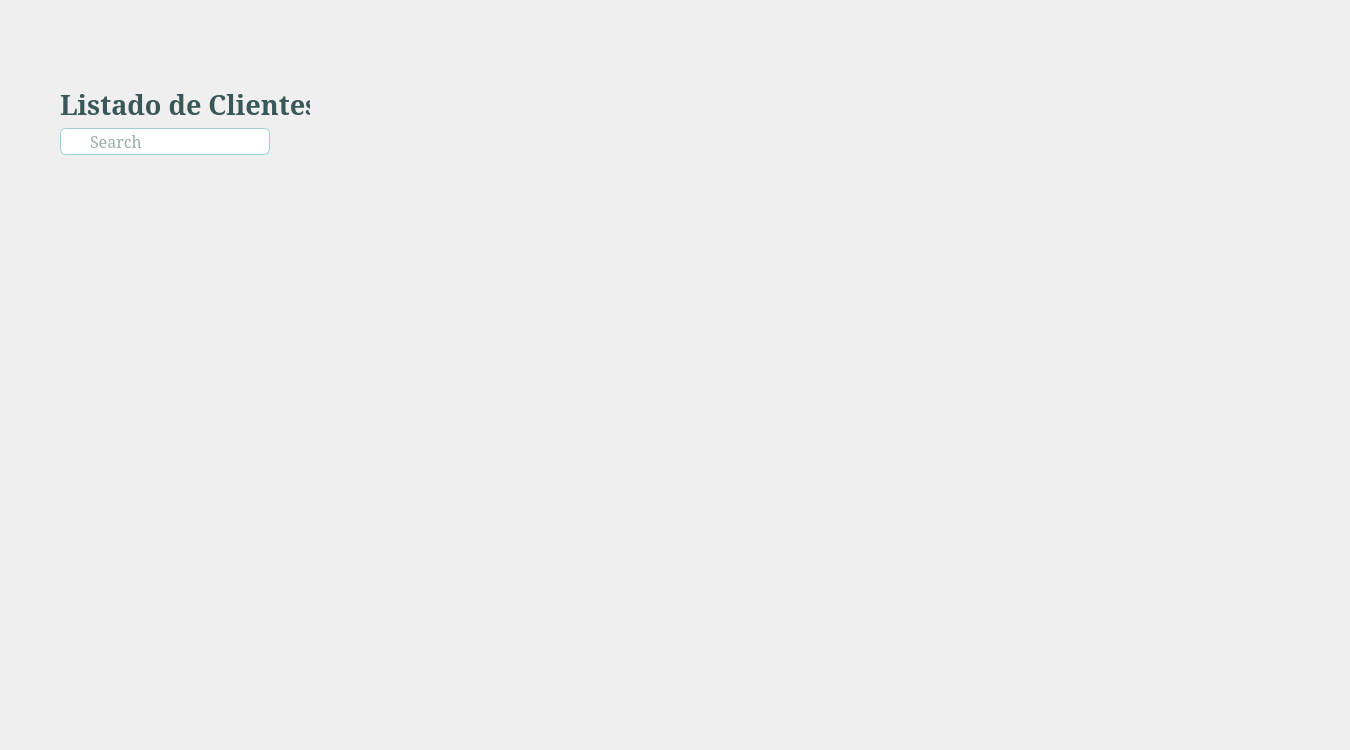
<?xml version="1.0" encoding="UTF-8"?>
<ui version="4.0">
 <class>ClientView</class>
 <widget class="QWidget" name="ClientView">
  <property name="geometry">
   <rect>
    <x>0</x>
    <y>0</y>
    <width>1350</width>
    <height>750</height>
   </rect>
  </property>
  <property name="windowTitle">
   <string>Form</string>
  </property>
  <layout class="QGridLayout" name="gridLayout_2">
   <item row="0" column="0">
    <layout class="QVBoxLayout" name="verticalLayout_2">
     <item>
      <spacer name="verticalSpacer">
       <property name="orientation">
        <enum>Qt::Vertical</enum>
       </property>
       <property name="sizeHint" stdset="0">
        <size>
         <width>20</width>
         <height>40</height>
        </size>
       </property>
      </spacer>
     </item>
     <item>
      <layout class="QHBoxLayout" name="horizontalLayout_2">
       <item>
        <spacer name="horizontalSpacer_3">
         <property name="orientation">
          <enum>Qt::Horizontal</enum>
         </property>
         <property name="sizeType">
          <enum>QSizePolicy::Minimum</enum>
         </property>
         <property name="sizeHint" stdset="0">
          <size>
           <width>40</width>
           <height>20</height>
          </size>
         </property>
        </spacer>
       </item>
       <item>
        <layout class="QVBoxLayout" name="verticalLayout">
         <property name="spacing">
          <number>9</number>
         </property>
         <property name="leftMargin">
          <number>9</number>
         </property>
         <property name="topMargin">
          <number>9</number>
         </property>
         <property name="rightMargin">
          <number>9</number>
         </property>
         <property name="bottomMargin">
          <number>9</number>
         </property>
         <item>
          <widget class="QLabel" name="labelTitleView">
           <property name="minimumSize">
            <size>
             <width>250</width>
             <height>30</height>
            </size>
           </property>
           <property name="maximumSize">
            <size>
             <width>250</width>
             <height>30</height>
            </size>
           </property>
           <property name="font">
            <font>
             <family>Garamond</family>
             <pointsize>20</pointsize>
             <weight>75</weight>
             <bold>true</bold>
            </font>
           </property>
           <property name="styleSheet">
            <string notr="true">color: rgb( 56, 87, 86 );</string>
           </property>
           <property name="text">
            <string>Listado de Clientes</string>
           </property>
          </widget>
         </item>
         <item>
          <widget class="QWidget" name="inputSearch" native="true">
           <property name="minimumSize">
            <size>
             <width>210</width>
             <height>27</height>
            </size>
           </property>
           <property name="maximumSize">
            <size>
             <width>210</width>
             <height>27</height>
            </size>
           </property>
           <property name="styleSheet">
            <string notr="true">background-color: rgb(255, 255, 255);
border: 1px solid rgb(156,208,208);
border-radius: 6px;</string>
           </property>
           <layout class="QGridLayout" name="gridLayout">
            <property name="leftMargin">
             <number>0</number>
            </property>
            <property name="topMargin">
             <number>0</number>
            </property>
            <property name="rightMargin">
             <number>0</number>
            </property>
            <property name="bottomMargin">
             <number>0</number>
            </property>
            <property name="spacing">
             <number>0</number>
            </property>
            <item row="0" column="0">
             <widget class="QLabel" name="labelIconSearch">
              <property name="minimumSize">
               <size>
                <width>24</width>
                <height>24</height>
               </size>
              </property>
              <property name="maximumSize">
               <size>
                <width>24</width>
                <height>24</height>
               </size>
              </property>
              <property name="styleSheet">
               <string notr="true">border: none;
</string>
              </property>
              <property name="text">
               <string/>
              </property>
              <property name="pixmap">
               <pixmap resource="../../media.qrc">:/icons/Resources/imgs/icons/setDefault/Search Filled2-24.png</pixmap>
              </property>
             </widget>
            </item>
            <item row="0" column="1">
             <widget class="QLineEdit" name="lineEditSearch">
              <property name="minimumSize">
               <size>
                <width>180</width>
                <height>25</height>
               </size>
              </property>
              <property name="maximumSize">
               <size>
                <width>180</width>
                <height>25</height>
               </size>
              </property>
              <property name="font">
               <font>
                <family>Garamond</family>
                <pointsize>12</pointsize>
               </font>
              </property>
              <property name="styleSheet">
               <string notr="true">color: rgb( 56, 87, 86 );
border: none;</string>
              </property>
              <property name="maxLength">
               <number>250</number>
              </property>
              <property name="placeholderText">
               <string>Search</string>
              </property>
             </widget>
            </item>
           </layout>
          </widget>
         </item>
        </layout>
       </item>
       <item>
        <spacer name="horizontalSpacer_4">
         <property name="orientation">
          <enum>Qt::Horizontal</enum>
         </property>
         <property name="sizeHint" stdset="0">
          <size>
           <width>40</width>
           <height>20</height>
          </size>
         </property>
        </spacer>
       </item>
      </layout>
     </item>
     <item>
      <spacer name="verticalSpacer_2">
       <property name="orientation">
        <enum>Qt::Vertical</enum>
       </property>
       <property name="sizeHint" stdset="0">
        <size>
         <width>20</width>
         <height>40</height>
        </size>
       </property>
      </spacer>
     </item>
    </layout>
   </item>
   <item row="1" column="0">
    <layout class="QHBoxLayout" name="horizontalLayout">
     <item>
      <spacer name="horizontalSpacer">
       <property name="orientation">
        <enum>Qt::Horizontal</enum>
       </property>
       <property name="sizeType">
        <enum>QSizePolicy::Maximum</enum>
       </property>
       <property name="sizeHint" stdset="0">
        <size>
         <width>40</width>
         <height>20</height>
        </size>
       </property>
      </spacer>
     </item>
     <item>
      <widget class="QScrollArea" name="scrollArea">
       <property name="minimumSize">
        <size>
         <width>500</width>
         <height>500</height>
        </size>
       </property>
       <property name="maximumSize">
        <size>
         <width>1200</width>
         <height>500</height>
        </size>
       </property>
       <property name="styleSheet">
        <string notr="true">QScrollBar:vertical {               
        border: 1px solid #999999;
        background:white;
        width:10px;    
        margin: 0px 0px 0px 0px;
    }
    QScrollBar::handle:vertical {
        background: qlineargradient(x1:0, y1:0, x2:1, y2:0,
        stop: 0  rgb(156,208,208), stop: 0.5 rgb(156,208,208),  stop:1 rgb(156,208,208));
        min-height: 0px;
    
    }
    QScrollBar::add-line:vertical {
        background: qlineargradient(x1:0, y1:0, x2:1, y2:0,
        stop: 0  rgb(156,208,208), stop: 0.5 rgb(156,208,208),  stop:1 rgb(156,208,208));
        height: px;
        subcontrol-position: bottom;
        subcontrol-origin: margin;
    }
    QScrollBar::sub-line:vertical {
        background: qlineargradient(x1:0, y1:0, x2:1, y2:0,
        stop: 0  rgb(156,208,208), stop: 0.5 rgb(156,208,208),  stop:1 rgb(156,208,2080));
        height: 0px;
        subcontrol-position: top;
        subcontrol-origin: margin;
    }</string>
       </property>
       <property name="frameShape">
        <enum>QFrame::NoFrame</enum>
       </property>
       <property name="widgetResizable">
        <bool>true</bool>
       </property>
       <widget class="QWidget" name="scrollAreaWidgetContents">
        <property name="geometry">
         <rect>
          <x>0</x>
          <y>0</y>
          <width>1200</width>
          <height>500</height>
         </rect>
        </property>
       </widget>
      </widget>
     </item>
     <item>
      <spacer name="horizontalSpacer_2">
       <property name="orientation">
        <enum>Qt::Horizontal</enum>
       </property>
       <property name="sizeType">
        <enum>QSizePolicy::Maximum</enum>
       </property>
       <property name="sizeHint" stdset="0">
        <size>
         <width>40</width>
         <height>20</height>
        </size>
       </property>
      </spacer>
     </item>
    </layout>
   </item>
  </layout>
  <zorder></zorder>
 </widget>
 <resources>
  <include location="../../media.qrc"/>
 </resources>
 <connections/>
</ui>
